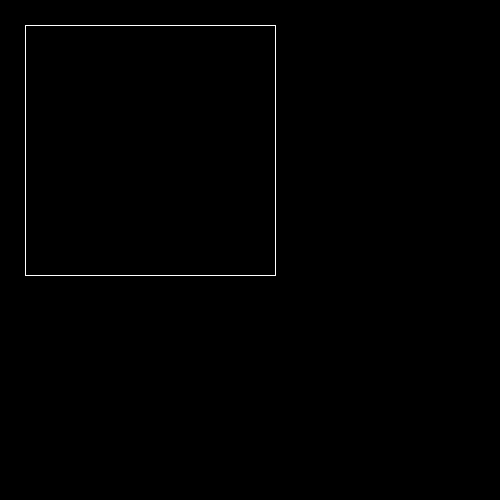
Frame 1 (no input)
Frame 60 (the mouse pressed at the canvas centre just before this capture): identical to frame 1, image omitted
Frame 120 (the mouse held since frame 60 and released just before this capture): identical to frame 1, image omitted

The Processing sketch that drew this single still picture (run headless with seeded random() and noise(); from frame 60 on, the mouse is pressed at the canvas centre):

// Processing sketch: h9_12
// ── h9_12.pde
void setup(){
  size(500,500);
  
}

void draw(){
  background(0,0,0);
  stroke (255,255,255);
  vierkant(25,25,250,250);
}

void vierkant( int x, int y, int w, int h){
  
  //upper line
 line(x,y,x+w,y);
 //bottom line
 line(x,y+h,x+w,y+h);
 //left line
 line(x,y,x,y+h);
 //right line
 line(x+w,y,x+w,y+h);
}
